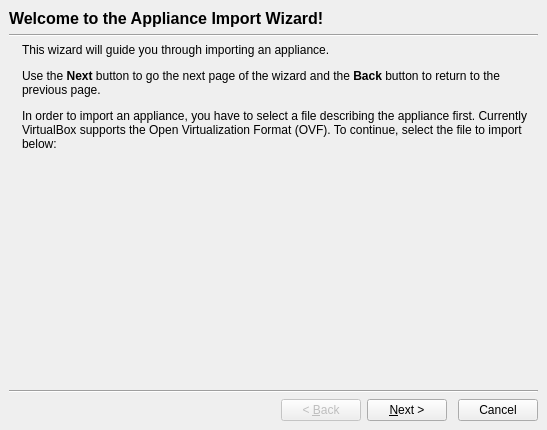
<?xml version="1.0" encoding="UTF-8"?>
<ui version="4.0">
 <comment>
 VBox frontends: Qt4 GUI (&quot;VirtualBox&quot;):

 Copyright (C) 2009 Sun Microsystems, Inc.

 This file is part of VirtualBox Open Source Edition (OSE), as
 available from http://www.virtualbox.org. This file is free software;
 you can redistribute it and/or modify it under the terms of the GNU
 General Public License (GPL) as published by the Free Software
 Foundation, in version 2 as it comes in the &quot;COPYING&quot; file of the
 VirtualBox OSE distribution. VirtualBox OSE is distributed in the
 hope that it will be useful, but WITHOUT ANY WARRANTY of any kind.

 Please contact Sun Microsystems, Inc., 4150 Network Circle, Santa
 Clara, CA 95054 USA or visit http://www.sun.com if you need
 additional information or have any questions.
 </comment>
 <class>VBoxImportApplianceWzd</class>
 <widget class="QDialog" name="VBoxImportApplianceWzd">
  <property name="geometry">
   <rect>
    <x>0</x>
    <y>0</y>
    <width>547</width>
    <height>430</height>
   </rect>
  </property>
  <property name="windowTitle">
   <string>Appliance Import Wizard</string>
  </property>
  <layout class="QVBoxLayout" name="verticalLayout">
   <property name="margin">
    <number>0</number>
   </property>
   <item>
    <widget class="QStackedWidget" name="mPageStack">
     <property name="currentIndex">
      <number>0</number>
     </property>
     <widget class="QWidget" name="mFileSelectPage">
      <layout class="QVBoxLayout" name="verticalLayout_2">
       <item>
        <widget class="QLabel" name="mPageWelcomeHdr">
         <property name="font">
          <font>
           <family>Arial</family>
           <pointsize>12</pointsize>
           <weight>75</weight>
           <bold>true</bold>
          </font>
         </property>
         <property name="text">
          <string>Welcome to the Appliance Import Wizard!</string>
         </property>
        </widget>
       </item>
       <item>
        <widget class="Line" name="line11">
         <property name="orientation">
          <enum>Qt::Horizontal</enum>
         </property>
        </widget>
       </item>
       <item>
        <layout class="QGridLayout" name="gridLayout">
         <item row="0" column="0" rowspan="3">
          <widget class="QLabel" name="mLogoWelcome">
           <property name="sizePolicy">
            <sizepolicy hsizetype="Maximum" vsizetype="Minimum">
             <horstretch>0</horstretch>
             <verstretch>0</verstretch>
            </sizepolicy>
           </property>
           <property name="autoFillBackground">
            <bool>true</bool>
           </property>
           <property name="text">
            <string/>
           </property>
           <property name="pixmap">
            <pixmap resource="../VirtualBox.qrc">:/vmw_ovf_import.png</pixmap>
           </property>
           <property name="alignment">
            <set>Qt::AlignLeading|Qt::AlignLeft|Qt::AlignTop</set>
           </property>
          </widget>
         </item>
         <item row="0" column="1">
          <widget class="QILabel" name="mTextWelcome">
           <property name="sizePolicy">
            <sizepolicy hsizetype="Minimum" vsizetype="Minimum">
             <horstretch>0</horstretch>
             <verstretch>0</verstretch>
            </sizepolicy>
           </property>
           <property name="minimumSize">
            <size>
             <width>300</width>
             <height>0</height>
            </size>
           </property>
           <property name="text">
            <string>&lt;!DOCTYPE HTML PUBLIC &quot;-//W3C//DTD HTML 4.0//EN&quot; &quot;http://www.w3.org/TR/REC-html40/strict.dtd&quot;&gt;
&lt;html&gt;&lt;head&gt;&lt;meta name=&quot;qrichtext&quot; content=&quot;1&quot; /&gt;&lt;style type=&quot;text/css&quot;&gt;
p, li { white-space: pre-wrap; }
&lt;/style&gt;&lt;/head&gt;&lt;body&gt;
&lt;p style=&quot; margin-top:12px; margin-bottom:12px; margin-left:0px; margin-right:0px; -qt-block-indent:0; text-indent:0px;&quot;&gt;This wizard will guide you through importing an appliance. &lt;/p&gt;
&lt;p style=&quot; margin-top:12px; margin-bottom:12px; margin-left:0px; margin-right:0px; -qt-block-indent:0; text-indent:0px;&quot;&gt;Use the &lt;span style=&quot; font-weight:600;&quot;&gt;Next&lt;/span&gt; button to go the next page of the wizard and the &lt;span style=&quot; font-weight:600;&quot;&gt;Back&lt;/span&gt; button to return to the previous page.&lt;/p&gt;
&lt;p style=&quot; margin-top:12px; margin-bottom:12px; margin-left:0px; margin-right:0px; -qt-block-indent:0; text-indent:0px;&quot;&gt;In order to import an appliance, you have to select a file describing the appliance first. Currently VirtualBox supports the Open Virtualization Format (OVF). To continue, select the file to import below:&lt;/p&gt;&lt;/body&gt;&lt;/html&gt;</string>
           </property>
           <property name="wordWrap">
            <bool>true</bool>
           </property>
          </widget>
         </item>
         <item row="1" column="1">
          <widget class="VBoxEmptyFileSelector" name="mFileSelector" native="true"/>
         </item>
         <item row="2" column="1">
          <spacer name="spacer">
           <property name="orientation">
            <enum>Qt::Vertical</enum>
           </property>
           <property name="sizeHint" stdset="0">
            <size>
             <width>406</width>
             <height>68</height>
            </size>
           </property>
          </spacer>
         </item>
        </layout>
       </item>
       <item>
        <widget class="Line" name="line12">
         <property name="orientation">
          <enum>Qt::Horizontal</enum>
         </property>
        </widget>
       </item>
       <item>
        <layout class="QHBoxLayout">
         <item>
          <spacer>
           <property name="orientation">
            <enum>Qt::Horizontal</enum>
           </property>
           <property name="sizeHint" stdset="0">
            <size>
             <width>0</width>
             <height>0</height>
            </size>
           </property>
          </spacer>
         </item>
         <item>
          <widget class="QPushButton" name="mBtnBack1">
           <property name="enabled">
            <bool>false</bool>
           </property>
           <property name="text">
            <string>&lt; &amp;Back</string>
           </property>
          </widget>
         </item>
         <item>
          <widget class="QPushButton" name="mBtnNext1">
           <property name="text">
            <string>&amp;Next &gt;</string>
           </property>
          </widget>
         </item>
         <item>
          <spacer>
           <property name="orientation">
            <enum>Qt::Horizontal</enum>
           </property>
           <property name="sizeType">
            <enum>QSizePolicy::Fixed</enum>
           </property>
           <property name="sizeHint" stdset="0">
            <size>
             <width>5</width>
             <height>0</height>
            </size>
           </property>
          </spacer>
         </item>
         <item>
          <widget class="QPushButton" name="mBtnCancel1">
           <property name="text">
            <string>Cancel</string>
           </property>
          </widget>
         </item>
        </layout>
       </item>
      </layout>
     </widget>
     <widget class="QWidget" name="mSettingsPage">
      <layout class="QVBoxLayout" name="verticalLayout_3">
       <item>
        <widget class="QLabel" name="mPageSettingsHdr">
         <property name="font">
          <font>
           <family>Arial</family>
           <pointsize>12</pointsize>
           <weight>75</weight>
           <bold>true</bold>
          </font>
         </property>
         <property name="text">
          <string>Appliance Import Settings</string>
         </property>
        </widget>
       </item>
       <item>
        <widget class="Line" name="line21">
         <property name="orientation">
          <enum>Qt::Horizontal</enum>
         </property>
        </widget>
       </item>
       <item>
        <layout class="QGridLayout" name="gridLayout_2">
         <item row="0" column="0" rowspan="2">
          <widget class="QLabel" name="mLogoSettings">
           <property name="sizePolicy">
            <sizepolicy hsizetype="Maximum" vsizetype="Minimum">
             <horstretch>0</horstretch>
             <verstretch>0</verstretch>
            </sizepolicy>
           </property>
           <property name="autoFillBackground">
            <bool>true</bool>
           </property>
           <property name="text">
            <string/>
           </property>
           <property name="pixmap">
            <pixmap resource="../VirtualBox.qrc">:/vmw_ovf_import.png</pixmap>
           </property>
           <property name="alignment">
            <set>Qt::AlignLeading|Qt::AlignLeft|Qt::AlignTop</set>
           </property>
          </widget>
         </item>
         <item row="0" column="1">
          <widget class="QILabel" name="mTextSettings">
           <property name="sizePolicy">
            <sizepolicy hsizetype="Minimum" vsizetype="Minimum">
             <horstretch>0</horstretch>
             <verstretch>0</verstretch>
            </sizepolicy>
           </property>
           <property name="minimumSize">
            <size>
             <width>300</width>
             <height>0</height>
            </size>
           </property>
           <property name="text">
               <string>These are the virtual machines as described in the appliance with their suggested mappings for importing into VirtualBox. You can change many of the shown properties by double-clicking on the items and disable others by using the check boxes below.</string>
           </property>
           <property name="wordWrap">
            <bool>true</bool>
           </property>
          </widget>
         </item>
         <item row="1" column="1">
          <widget class="VBoxImportApplianceWgt" name="mImportSettingsWgt" native="true">
           <property name="enabled">
            <bool>true</bool>
           </property>
           <property name="sizePolicy">
            <sizepolicy hsizetype="Preferred" vsizetype="MinimumExpanding">
             <horstretch>0</horstretch>
             <verstretch>0</verstretch>
            </sizepolicy>
           </property>
           <property name="minimumSize">
            <size>
             <width>0</width>
             <height>0</height>
            </size>
           </property>
           <property name="baseSize">
            <size>
             <width>0</width>
             <height>0</height>
            </size>
           </property>
          </widget>
         </item>
        </layout>
       </item>
       <item>
        <widget class="Line" name="line22">
         <property name="orientation">
          <enum>Qt::Horizontal</enum>
         </property>
        </widget>
       </item>
       <item>
        <layout class="QHBoxLayout" name="_3">
         <item>
          <widget class="QPushButton" name="mBtnRestore">
           <property name="text">
            <string>Restore Defaults</string>
           </property>
          </widget>
         </item>
         <item>
          <spacer>
           <property name="orientation">
            <enum>Qt::Horizontal</enum>
           </property>
           <property name="sizeHint" stdset="0">
            <size>
             <width>0</width>
             <height>0</height>
            </size>
           </property>
          </spacer>
         </item>
         <item>
          <widget class="QPushButton" name="mBtnBack2">
           <property name="text">
            <string>&lt; &amp;Back</string>
           </property>
          </widget>
         </item>
         <item>
          <widget class="QPushButton" name="mBtnFinish">
           <property name="text">
            <string>&amp;Import &gt;</string>
           </property>
          </widget>
         </item>
         <item>
          <spacer>
           <property name="orientation">
            <enum>Qt::Horizontal</enum>
           </property>
           <property name="sizeType">
            <enum>QSizePolicy::Fixed</enum>
           </property>
           <property name="sizeHint" stdset="0">
            <size>
             <width>5</width>
             <height>0</height>
            </size>
           </property>
          </spacer>
         </item>
         <item>
          <widget class="QPushButton" name="mBtnCancel2">
           <property name="text">
            <string>Cancel</string>
           </property>
          </widget>
         </item>
        </layout>
       </item>
      </layout>
     </widget>
    </widget>
   </item>
  </layout>
 </widget>
 <customwidgets>
  <customwidget>
   <class>QILabel</class>
   <extends>QLabel</extends>
   <header>QILabel.h</header>
  </customwidget>
  <customwidget>
   <class>VBoxImportApplianceWgt</class>
   <extends>QWidget</extends>
   <header>VBoxImportApplianceWgt.h</header>
   <container>1</container>
  </customwidget>
  <customwidget>
   <class>VBoxEmptyFileSelector</class>
   <extends>QWidget</extends>
   <header>VBoxFilePathSelectorWidget.h</header>
   <container>1</container>
  </customwidget>
 </customwidgets>
 <resources>
  <include location="../VirtualBox.qrc"/>
  <include location="../VirtualBox.qrc"/>
 </resources>
 <connections/>
</ui>
